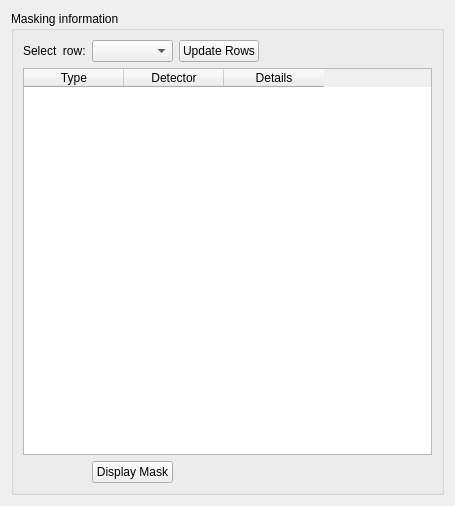
<?xml version="1.0" encoding="UTF-8"?>
<ui version="4.0">
 <class>MaskingTable</class>
 <widget class="QWidget" name="MaskingTable">
  <property name="geometry">
   <rect>
    <x>0</x>
    <y>0</y>
    <width>455</width>
    <height>506</height>
   </rect>
  </property>
  <property name="windowTitle">
   <string>Form</string>
  </property>
  <layout class="QVBoxLayout" name="verticalLayout_2">
   <item>
    <widget class="QGroupBox" name="groupBox">
     <property name="toolTip">
      <string>&lt;html&gt;&lt;head/&gt;&lt;body&gt;&lt;p&gt;Gives a summary of the the masking settings.&lt;/p&gt;&lt;/body&gt;&lt;/html&gt;</string>
     </property>
     <property name="title">
      <string>Masking information</string>
     </property>
     <layout class="QGridLayout" name="gridLayout">
      <item row="1" column="0" colspan="6">
       <widget class="QTableWidget" name="masking_table">
        <property name="columnCount">
         <number>3</number>
        </property>
        <column>
         <property name="text">
          <string>Type</string>
         </property>
        </column>
        <column>
         <property name="text">
          <string>Detector</string>
         </property>
        </column>
        <column>
         <property name="text">
          <string>Details</string>
         </property>
        </column>
       </widget>
      </item>
      <item row="0" column="0">
       <widget class="QLabel" name="label">
        <property name="text">
         <string>Select  row:</string>
        </property>
       </widget>
      </item>
      <item row="0" column="1">
       <widget class="QComboBox" name="select_row_combo_box">
        <property name="toolTip">
         <string>&lt;html&gt;&lt;head/&gt;&lt;body&gt;&lt;p&gt;Selects the row for which the masking information is to be shown&lt;/p&gt;&lt;/body&gt;&lt;/html&gt;</string>
        </property>
       </widget>
      </item>
      <item row="0" column="2">
       <widget class="QPushButton" name="select_row_push_button">
        <property name="toolTip">
         <string>&lt;html&gt;&lt;head/&gt;&lt;body&gt;&lt;p&gt;Updates the available rows, after the number of rows has changed either via a manual change or after having loaded a new batch file.&lt;/p&gt;&lt;/body&gt;&lt;/html&gt;</string>
        </property>
        <property name="text">
         <string>Update Rows</string>
        </property>
       </widget>
      </item>
      <item row="2" column="1">
       <widget class="QPushButton" name="display_mask_push_button">
        <property name="toolTip">
         <string>&lt;html&gt;&lt;head/&gt;&lt;body&gt;&lt;p&gt;Displays the masked scatter sample workspace in the InstrumentView. Note that the generation of the InstrumentView might take several seconds.&lt;/p&gt;&lt;/body&gt;&lt;/html&gt;</string>
        </property>
        <property name="text">
         <string>Display Mask</string>
        </property>
       </widget>
      </item>
     </layout>
    </widget>
   </item>
  </layout>
 </widget>
 <resources/>
 <connections/>
</ui>
